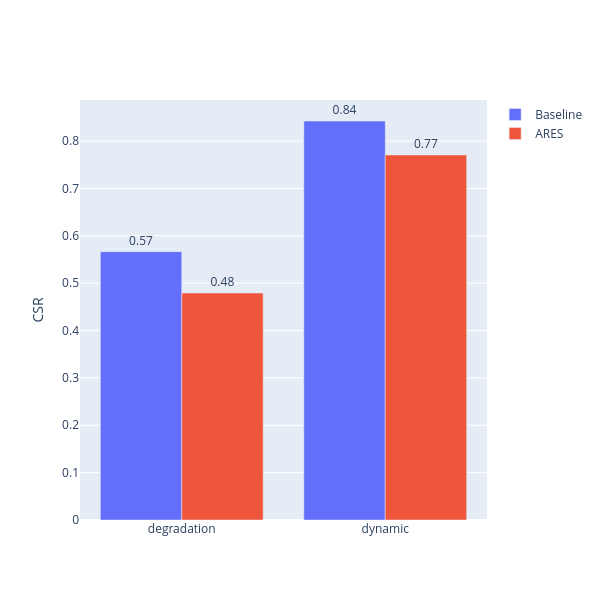

Here is the notebook cell this chart was saved with:
### Code cell
# RQ1 - Constraint Satisfaction Rate / Compliance
import pandas as pd
import plotly.graph_objects as go

csr_df = pd.read_csv('data/evaluation/rq1/csr.csv')
csr_df = csr_df[csr_df['scenario'] != 'stable']

fig = go.Figure()

fig.add_trace(go.Bar(
    x=csr_df['scenario'],
    y=csr_df['baseline'],
    name='Baseline',
    text=[f"{v:.2f}" for v in csr_df['baseline']],
    textposition='outside'
))

fig.add_trace(go.Bar(
    x=csr_df['scenario'],
    y=csr_df['ares'],
    name='ARES',
    text=[f"{v:.2f}" for v in csr_df['ares']],
    textposition='outside'
))

fig.update_layout(
    yaxis_title='CSR',
    barmode='group',
    width=600,
    height=600
)

fig.update_layout()

fig.show()

### Figure 1 — Plotly figure (JSON) as saved in the notebook; plotly's stock layout.template omitted (floating-point values rounded to 4 significant figures)
{"data": [{"name": "Baseline", "text": ["0.57", "0.84"], "textposition": "outside", "type": "bar", "x": ["degradation", "dynamic"], "y": [0.5667, 0.8425]}, {"name": "ARES", "text": ["0.48", "0.77"], "textposition": "outside", "type": "bar", "x": ["degradation", "dynamic"], "y": [0.4792, 0.7708]}], "layout": {"barmode": "group", "height": 600, "width": 600, "yaxis": {"title": {"text": "CSR"}}}}
